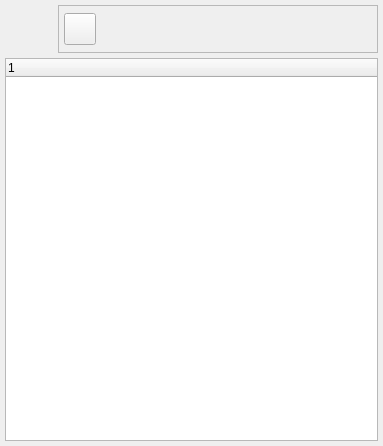
<ui version="4.0" >
 <class>BBloqFechaBase</class>
 <widget class="QWidget" name="BBloqFechaBase" >
  <property name="geometry" >
   <rect>
    <x>0</x>
    <y>0</y>
    <width>383</width>
    <height>446</height>
   </rect>
  </property>
  <property name="windowTitle" >
   <string>Bloquear fechas</string>
  </property>
  <property name="windowIcon" >
   <iconset resource="../../../bulmages.qrc" >:/BulmaCont32x32/images/png/i_diario.xpm</iconset>
  </property>
  <layout class="QVBoxLayout" >
   <property name="margin" >
    <number>5</number>
   </property>
   <property name="spacing" >
    <number>5</number>
   </property>
   <item>
    <layout class="QHBoxLayout" >
     <property name="margin" >
      <number>0</number>
     </property>
     <property name="spacing" >
      <number>5</number>
     </property>
     <item>
      <widget class="QLabel" name="label" >
       <property name="minimumSize" >
        <size>
         <width>48</width>
         <height>48</height>
        </size>
       </property>
       <property name="maximumSize" >
        <size>
         <width>48</width>
         <height>48</height>
        </size>
       </property>
       <property name="pixmap" >
        <pixmap resource="../../../bulmages.qrc" >:/BulmaCont32x32/images/png/encrypted.png</pixmap>
       </property>
       <property name="scaledContents" >
        <bool>true</bool>
       </property>
      </widget>
     </item>
     <item>
      <widget class="QFrame" name="frame" >
       <property name="frameShape" >
        <enum>QFrame::StyledPanel</enum>
       </property>
       <property name="frameShadow" >
        <enum>QFrame::Raised</enum>
       </property>
       <layout class="QHBoxLayout" >
        <property name="margin" >
         <number>5</number>
        </property>
        <property name="spacing" >
         <number>0</number>
        </property>
        <item>
         <widget class="QToolButton" name="mui_crear" >
          <property name="sizePolicy" >
           <sizepolicy>
            <hsizetype>0</hsizetype>
            <vsizetype>0</vsizetype>
            <horstretch>0</horstretch>
            <verstretch>0</verstretch>
           </sizepolicy>
          </property>
          <property name="minimumSize" >
           <size>
            <width>32</width>
            <height>32</height>
           </size>
          </property>
          <property name="maximumSize" >
           <size>
            <width>32</width>
            <height>32</height>
           </size>
          </property>
          <property name="toolTip" >
           <string>Agregar Ejercicio</string>
          </property>
          <property name="text" >
           <string/>
          </property>
          <property name="icon" >
           <iconset resource="../../../bulmages.qrc" >:/Genericos32x32/images/png/i_fileNew.xpm</iconset>
          </property>
          <property name="iconSize" >
           <size>
            <width>22</width>
            <height>22</height>
           </size>
          </property>
          <property name="shortcut" >
           <string>Ctrl+N</string>
          </property>
         </widget>
        </item>
        <item>
         <spacer>
          <property name="orientation" >
           <enum>Qt::Horizontal</enum>
          </property>
          <property name="sizeHint" >
           <size>
            <width>40</width>
            <height>20</height>
           </size>
          </property>
         </spacer>
        </item>
       </layout>
      </widget>
     </item>
    </layout>
   </item>
   <item>
    <widget class="QTreeWidget" name="mui_treeWidget" />
   </item>
  </layout>
 </widget>
 <layoutdefault spacing="6" margin="11" />
 <resources>
  <include location="../../../bulmages.qrc" />
 </resources>
 <connections/>
</ui>
